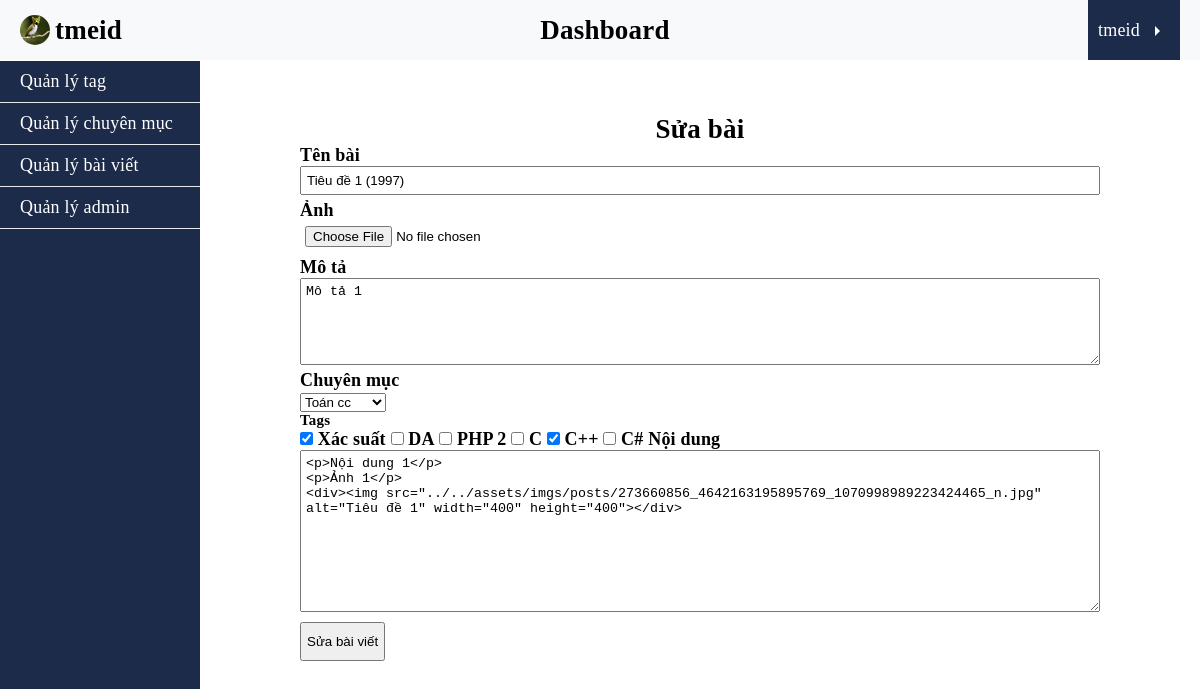
Screenshot of /dashboard/posts/edit.php?id=70 (signed in) with the database file from the repository.
### tables this page shows
CREATE TABLE `post` (
  `id` int(11) NOT NULL,
  `title` varchar(255) NOT NULL,
  `description` text NOT NULL,
  `slug` varchar(255) NOT NULL,
  `content` text NOT NULL,
  `img` varchar(255) NOT NULL,
  `published` tinyint(4) NOT NULL,
  `author_id` int(11) DEFAULT NULL,
  `category_id` int(11) DEFAULT NULL,
  `created_at` timestamp NOT NULL DEFAULT current_timestamp()
);

CREATE TABLE `category` (
  `id` int(11) NOT NULL,
  `name` varchar(100) NOT NULL,
  `slug` varchar(255) NOT NULL,
  `created_at` timestamp NOT NULL DEFAULT current_timestamp()
);

CREATE TABLE `tag` (
  `id` int(11) NOT NULL,
  `tag_name` varchar(100) NOT NULL,
  `slug` varchar(100) NOT NULL,
  `created_at` timestamp NOT NULL DEFAULT current_timestamp()
);

### app/controllers/posts.php (called while the page is built, shortened)
<?php
require_once ROOT_PATH . '/app/database/db.php';
require_once ROOT_PATH . '/app/controllers/tags.php';
$post = [
    TITLE_PROPERTY => '',
    DESCRIPTION_PROPERTY => '',
    IMG_PROPERTY => '',
    CATEGORY_ID_PROPERTY => '',
    TAG_ID_PROPERTY => [],
    CONTENT_PROPERTY => ''
];
if (isset($_GET['id'])) {
    $record = selectOne(POST_TABLE, ['id' => $_GET['id']]);
    holdValues($post, $record);
    $post['id'] = $record['id'];
}

### app/database/db.php (called while the page is built, shortened)
<?php
include 'connect.php';
function executeQuery($sql, $data){
    global $connect;
    $values = array_values($data);
    $types = str_repeat('s', count($values));
    $stm = $connect->prepare($sql);
    $stm->bind_param($types, ...$values);
    $stm->execute();
    return $stm;
}
function selectAll($table, $condition = [], $limit = 0, $except = [], $desc = false){
    global $connect;
    $sql = "SELECT * FROM $table";
    if(empty($condition)){
        $stm = $connect->prepare($sql);
        $stm->execute();
        $records = $stm->get_result()->fetch_all(MYSQLI_ASSOC);
    }
    return $records;
}
function selectOne($table, $data){
    $sql = "SELECT * FROM $table";
    $i = 0;
    foreach($data as $key => $value){
        if($i === 0){
            $sql = $sql . " WHERE $key = ?";
        }else{
            $sql = $sql . " AND $key = ?";
        }
        $i++;
    }
    $sql = $sql . " LIMIT 1";
    $stm = executeQuery($sql, $data);
    $record = $stm->get_result()->fetch_assoc();
    return $record;
}

### app/controllers/categories.php (called while the page is built, shortened)
<?php
    require_once ROOT_PATH .'/app/database/db.php';
    $categories = selectAll(CATEGORY_TABLE);

### app/controllers/tags.php (called while the page is built, shortened)
<?php
    require_once ROOT_PATH .'/app/database/db.php';
    $tags = selectAll(TAG_TABLE);

### dashboard/posts/edit.php (the view, shortened to what this page needs)
<?php
require_once ROOT_PATH . '/app/controllers/posts.php';
require_once ROOT_PATH . '/app/controllers/categories.php';
require_once ROOT_PATH . '/app/controllers/tags.php';
?>
<!DOCTYPE html>
<html lang="vi">
<head>
    <link rel="stylesheet" href="../../assets/css/style.css">
    <link rel="stylesheet" href="../../assets/css/login.css" type="text/css">
</head>
<body>
    <header>
        <?php include ROOT_PATH . '/app/blade/header_dashboard.php' ?>
    </header>
    <main>
        <div class="dashboard">
            <?php include '../../app/blade/nav_dashboard.php' ?>
            <section class="dashboard-data">
                <form action="edit.php" method="POST" class="create-post" enctype="multipart/form-data">
                    <h3>Sửa bài</h4>
                        <label for="titleName">Tên bài</label>
                        <input type="text" id="titleName" placeholder="Nhập tên" name="title" value="<?php echo $post[TITLE_PROPERTY] ?>">
                        <label for="img">Ảnh</label>
                        <input type="file" name="img" id="img">
                        <label for="des">Mô tả</label>
                        <textarea cols="30" rows="5" id="des" tabindex="-1" name="description"><?php echo $post[DESCRIPTION_PROPERTY] ?></textarea>
                        <label for="category" class="label-category">Chuyên mục</label>
                        <select name="category_id" id="category">
                            <?php foreach ($categories as $category) : ?>
                                <option value="<?php echo $category['id'] ?>" <?php echo $post[CATEGORY_ID_PROPERTY] == $category['id'] ? 'selected' : '' ?>>
                                    <?php echo $category[CATEGORY_NAME_PROPERTY] ?>
                                </option>
                            <?php endforeach ?>
                        </select>
                        <h5>Tags</h5>
                        <?php foreach ($tags as $tag) : ?>
                            <input type="checkbox" id="<?php echo $tag[TAG_NAME_PROPERTY] ?>" name="tag_id[]" value="<?php echo $tag['id'] ?>" <?php if (!empty($_POST[TAG_ID_PROPERTY]))
                                                                                                                                                    echo in_array($tag['id'], $_POST[TAG_ID_PROPERTY]) ? 'checked' : ''
                                                                                                                                                ?>>
                            <label for="<?php echo $tag[TAG_NAME_PROPERTY] ?>"><?php echo $tag[TAG_NAME_PROPERTY] ?></label>
                        <?php endforeach; ?>
                        <label for="content">Nội dung</label>
                        <textarea name="content" id="content" cols="30" rows="10" class="post-content" tabindex="-1"><?php echo $post[CONTENT_PROPERTY] ?></textarea>
                        <input type="submit" value="Sửa bài viết" class="btn" name="btn-edit-post">
                </form>
            </section>
        </div>
    </main>
</body>

### assets/css/style.css (style rules this page uses)
* { margin: 0; padding: 0; box-sizing: border-box; }
button, input[type="submit"] { cursor: pointer; }
html { font-size: 18px; font-family: 'Times New Roman', Times, serif, sans-serif; letter-spacing: 0.2px; }
label { font-weight: bold!important; }
header { background-color: #f8f9fa; }
main { padding: 3rem 0; }
.dashboard-data { padding-left: 200px; max-width: 1000px; margin: 0 auto; }
.btn { display: block; padding: 10px 5px; margin-top: 10px; cursor: pointer; }
.create-post input[type="text"], .create-post input[type="file"], .create-post textarea { display: block; width: 100%; padding: 5px; margin-bottom: 5px; }
.label-category { display: block; }
.create-post h3 { font-size: 150%; text-align: center; }

### rows the page displays
post: title "Tiêu đề 1 (1997)", description "Mô tả 1", category_id "Toán cc", content "<p>Nội dung 1</p> <p>Ảnh 1</p> <div><img src=\"../../assets/imgs/posts/273660856_4642163195895769_1070998989223424465_n.jpg\" alt=\"Tiêu đề 1\" width=\"400\" height=\"400\"></div>"
tag: id "☑", tag_name "Xác suất"
tag: tag_name "DA"
tag: tag_name "PHP 2"
tag: tag_name "C"
tag: id "☑", tag_name "C++"
tag: tag_name "C#"

### other values shown
$_SESSION['username'] "tmeid"
